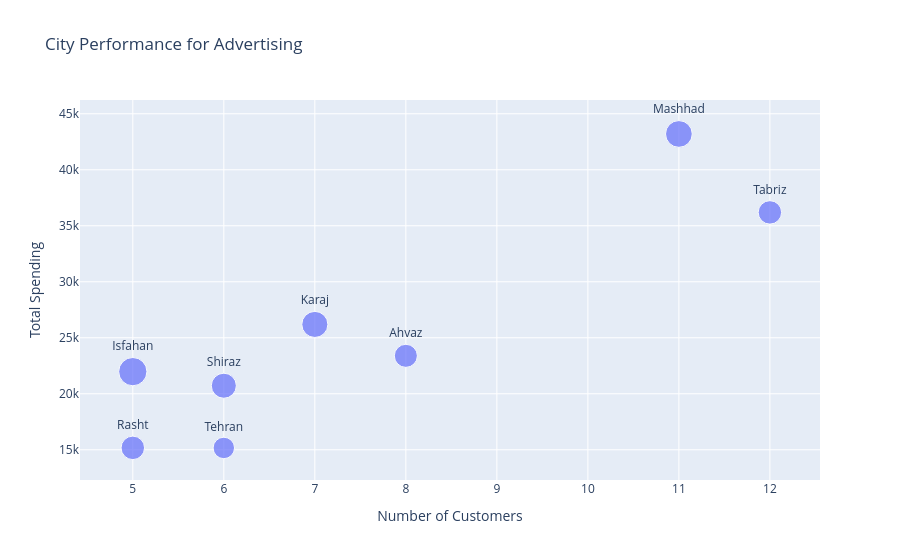

The code cell stored with this chart in its notebook:
### Code cell
fig = px.scatter(
    city_summary,
    x='customer_count',
    y='total_spending',
    size='avg_spending_per_customer',
    hover_name='city',
    text='city',
    hover_data={
        'customer_count': True,
        'total_spending': ':.2f',
        'avg_order_value': ':.2f',
        'avg_spending_per_customer': ':.2f'
    },
    title='City Performance for Advertising',
    labels={
        'customer_count': 'Number of Customers',
        'total_spending': 'Total Spending',
        'avg_spending_per_customer': 'Average Spending per Customer'
    }
)

fig.update_traces(
    textposition='top center'
)

fig.show()

### Figure 1 — Plotly figure (JSON) as saved in the notebook; plotly's stock layout.template omitted (floating-point values rounded to 4 significant figures)
{"data": [{"customdata": [[216.5, 2923.0], [212.7, 4395.0], [211.4, 3741.0], [210.5, 3927.0], [241.6, 3034.0], [181.0, 3453.0], [238.9, 3016.0], [172.9, 2527.0]], "hovertemplate": "<b>%{hovertext}</b><br><br>Number of Customers=%{x}<br>Total Spending=%{y:.2f}<br>Average Spending per Customer=%{customdata[1]:.2f}<br>city=%{text}<br>avg_order_value=%{customdata[0]:.2f}<extra></extra>", "hovertext": ["Ahvaz", "Isfahan", "Karaj", "Mashhad", "Rasht", "Shiraz", "Tabriz", "Tehran"], "legendgroup": "", "marker": {"color": "#636efa", "size": [2923.0, 4395.0, 3741.0, 3927.0, 3034.0, 3453.0, 3016.0, 2527.0], "sizemode": "area", "sizeref": 10.99, "symbol": "circle"}, "mode": "markers+text", "name": "", "orientation": "v", "showlegend": false, "text": ["Ahvaz", "Isfahan", "Karaj", "Mashhad", "Rasht", "Shiraz", "Tabriz", "Tehran"], "textposition": "top center", "type": "scatter", "x": [8, 5, 7, 11, 5, 6, 12, 6], "xaxis": "x", "y": [23380.0, 21980.0, 26190.0, 43200.0, 15170.0, 20720.0, 36190.0, 15160.0], "yaxis": "y"}], "layout": {"legend": {"itemsizing": "constant", "tracegroupgap": 0}, "title": {"text": "City Performance for Advertising"}, "xaxis": {"anchor": "y", "domain": [0, 1], "title": {"text": "Number of Customers"}}, "yaxis": {"anchor": "x", "domain": [0, 1], "title": {"text": "Total Spending"}}}}
